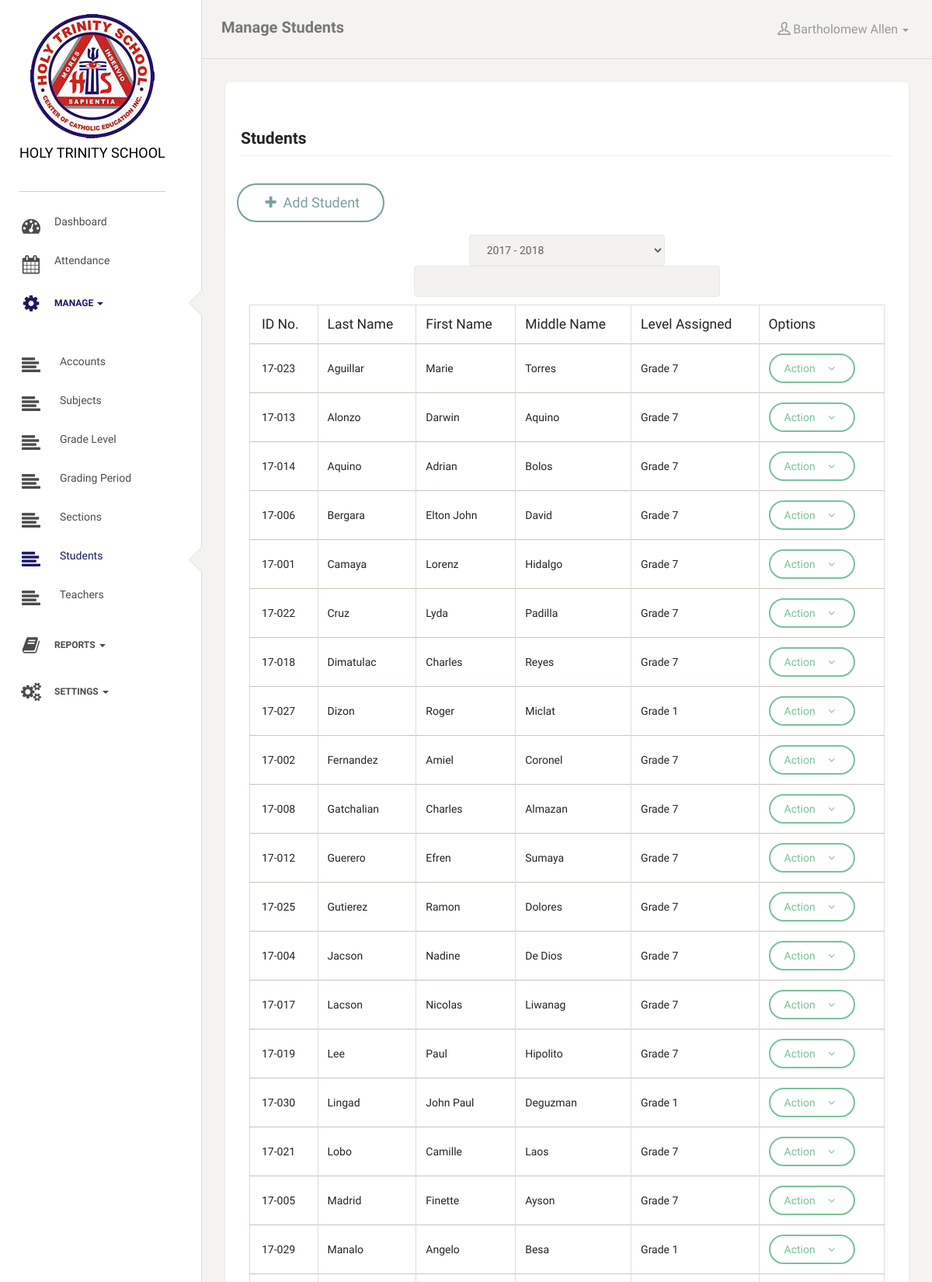
Screenshot of /students.php (signed in, upper part) with the database file from the repository.
### tables this page shows
CREATE TABLE `students` (
  `student_id` int(11) NOT NULL AUTO_INCREMENT,
  `student_idno` varchar(255) NOT NULL,
  `student_barcode` varchar(255) NOT NULL,
  `last_name` varchar(255) NOT NULL,
  `first_name` varchar(255) NOT NULL,
  `middle_name` varchar(255) NOT NULL,
  `suffix` varchar(100) NOT NULL,
  `birthdate` date NOT NULL,
  `contact_no` varchar(20) NOT NULL,
  `image_1` text NOT NULL,
  `archive_status` int(11) NOT NULL,
  PRIMARY KEY (`student_id`)
);

CREATE TABLE `student_section` (
  `student_level_id` int(11) NOT NULL AUTO_INCREMENT,
  `student_id` int(11) NOT NULL,
  `section_id` int(11) NOT NULL,
  `schoolyear_id` int(11) NOT NULL,
  `archive_status` int(11) NOT NULL,
  PRIMARY KEY (`student_level_id`)
);

CREATE TABLE `gradelevel` (
  `gradelevel_id` int(11) NOT NULL AUTO_INCREMENT,
  `gradelevel_code` varchar(60) NOT NULL,
  `gradelevel_description` varchar(255) NOT NULL,
  `archive_status` int(11) NOT NULL DEFAULT '0',
  PRIMARY KEY (`gradelevel_id`)
);

### includes/view_all_students.php (the view, shortened to what this page needs)
<div class="row">
    <div class="col-lg-12">
        <a href="students.php?s=add" class="btn btn-primary btn-lg"><i class="fa fa-plus fa-fw"></i> Add Student</a>
        <div class="panel panel-body">
            <div class="row">
                <div class="col-lg-offset-4 col-lg-4 col-lg-offset-4">
                        <?php
                            $cDateYear = date("Y");
                            $currentSy = mysqli_fetch_array(mysqli_query($connection, "SELECT * FROM year WHERE year1 = '{$cDateYear}'"));
                            ?>
                        <select name="sy" class="form-control">
                                    <?php
                                    $sy = mysqli_query($connection, "SELECT * FROM year");
                                    while($sydata = mysqli_fetch_assoc($sy)){ ?>
                                        <option value="<?= $sydata['id']; ?>" <?php if (!empty($_POST)){ if($sydata['id']==$_POST['sy']){ echo "selected"; } }else{ if($currentSy['id']==$sydata['id']){ echo "selected"; }} ?>>
                                            <?php echo $sydata['year1'] . " - " . $sydata['year2']; ?>
                                        </option>
                                    <?php } ?>
                        </select>
                </div>
            </div>
            <div class="row" style="margin-bottom: 10px">
                <div class="col-lg-offset-3 col-lg-6 col-lg-offset-3">
                    <input type="text" id="keyword" class="form-control">
                </div>
            </div>
            <div class="container-fluid">
                <div class="row" id="showStudents">
                    <table class="table table-bordered">
                        <thead>
                            <tr>
                                <th>ID No.</th>
                                <th>Last Name</th>
                                <th>First Name</th>
                                <th>Middle Name</th>
                                <th>Level Assigned</th>
                                <th>Options</th>
                            </tr>
                        </thead>
                        <tbody>
                            <?php
                            $queryStud = "SELECT * FROM students AS a INNER JOIN (SELECT * FROM student_section GROUP BY student_id) as b ON a.student_id=b.student_id LEFT JOIN sections c ON c.section_id=b.section_id LEFT JOIN gradelevel d ON d.gradelevel_id=c.gradelevel_Id WHERE a.archive_status = 0 AND c.archive_status = 0 ";
                            $queryStud .= " ORDER BY last_name";
                            $resultStud = mysqli_query($connection, $queryStud) or die(mysqli_error($connection));
                            while($rowStud = mysqli_fetch_array($resultStud)){
                            ?>
                                <tr>
                                    <td>
                                        <?= $rowStud['student_idno'] ?>
                                    </td>
                                    <td>
                                        <?= $rowStud['last_name'] ?>
                                    </td>
                                    <td>
                                        <?= $rowStud['first_name'] ?>
                                    </td>
                                    <td>
                                        <?= $rowStud['middle_name'] ?>
                                    </td>
                                    <td>
                                        <?php
                                $querySl = "SELECT * FROM student_section AS a INNER JOIN sections AS b ON a.section_id=b.section_id INNER JOIN gradelevel AS c ON b.gradelevel_id=c.gradelevel_id WHERE student_id = {$rowStud[0]} AND a.archive_status = 0 AND b.archive_status = 0";
                                $resultSl = mysqli_query($connection, $querySl) or die(mysqli_error($connection));
                                while($rowSl = mysqli_fetch_array($resultSl)){
                                    echo $rowSl['gradelevel_description'] . "<br>";
                                }
                                    ?>
                                    </td>
                                    <td>
                                        <div class="btn-group">
                                            <button type="button" data-toggle="dropdown" class="btn btn-success dropdown-toggle">Action &nbsp;
                                                    <i class="fa fa-angle-down"></i></button>
                                        </div>
                                    </td>
                                </tr>
                                <?php } ?>
                        </tbody>
                    </table>
                </div>
            </div>
        </div>
    </div>
</div>

### rows the page displays
students: student_idno "17-023", last_name "Aguillar", first_name "Marie", middle_name "Torres"
student_section: gradelevel.gradelevel_description "Grade 7"
students: student_idno "17-013", last_name "Alonzo", first_name "Darwin", middle_name "Aquino"
student_section: gradelevel.gradelevel_description "Grade 7"
students: student_idno "17-014", last_name "Aquino", first_name "Adrian", middle_name "Bolos"
student_section: gradelevel.gradelevel_description "Grade 7"
students: student_idno "17-006", last_name "Bergara", first_name "Elton John", middle_name "David"
student_section: gradelevel.gradelevel_description "Grade 7"
students: student_idno "17-001", last_name "Camaya", first_name "Lorenz", middle_name "Hidalgo"
student_section: gradelevel.gradelevel_description "Grade 7"
students: student_idno "17-022", last_name "Cruz", first_name "Lyda", middle_name "Padilla"
student_section: gradelevel.gradelevel_description "Grade 7"
students: student_idno "17-018", last_name "Dimatulac", first_name "Charles", middle_name "Reyes"
student_section: gradelevel.gradelevel_description "Grade 7"
students: student_idno "17-027", last_name "Dizon", first_name "Roger", middle_name "Miclat"
student_section: gradelevel.gradelevel_description "Grade 1"
students: student_idno "17-002", last_name "Fernandez", first_name "Amiel", middle_name "Coronel"
student_section: gradelevel.gradelevel_description "Grade 7"
students: student_idno "17-008", last_name "Gatchalian", first_name "Charles", middle_name "Almazan"
student_section: gradelevel.gradelevel_description "Grade 7"
students: student_idno "17-012", last_name "Guerero", first_name "Efren", middle_name "Sumaya"
student_section: gradelevel.gradelevel_description "Grade 7"
students: student_idno "17-025", last_name "Gutierez", first_name "Ramon", middle_name "Dolores"
student_section: gradelevel.gradelevel_description "Grade 7"
students: student_idno "17-004", last_name "Jacson", first_name "Nadine", middle_name "De Dios"
student_section: gradelevel.gradelevel_description "Grade 7"
students: student_idno "17-017", last_name "Lacson", first_name "Nicolas", middle_name "Liwanag"
student_section: gradelevel.gradelevel_description "Grade 7"
students: student_idno "17-019", last_name "Lee", first_name "Paul", middle_name "Hipolito"
student_section: gradelevel.gradelevel_description "Grade 7"
students: student_idno "17-030", last_name "Lingad", first_name "John Paul", middle_name "Deguzman"
student_section: gradelevel.gradelevel_description "Grade 1"
students: student_idno "17-021", last_name "Lobo", first_name "Camille", middle_name "Laos"
student_section: gradelevel.gradelevel_description "Grade 7"
students: student_idno "17-005", last_name "Madrid", first_name "Finette", middle_name "Ayson"
student_section: gradelevel.gradelevel_description "Grade 7"
students: student_idno "17-029", last_name "Manalo", first_name "Angelo", middle_name "Besa"
student_section: gradelevel.gradelevel_description "Grade 1"

### other values shown
$activePage "Manage Students"
$_SESSION['hts_user_firstname'] "Bartholomew"
$_SESSION['hts_user_lastname'] "Allen"
form field sy "2017 - 2018"
